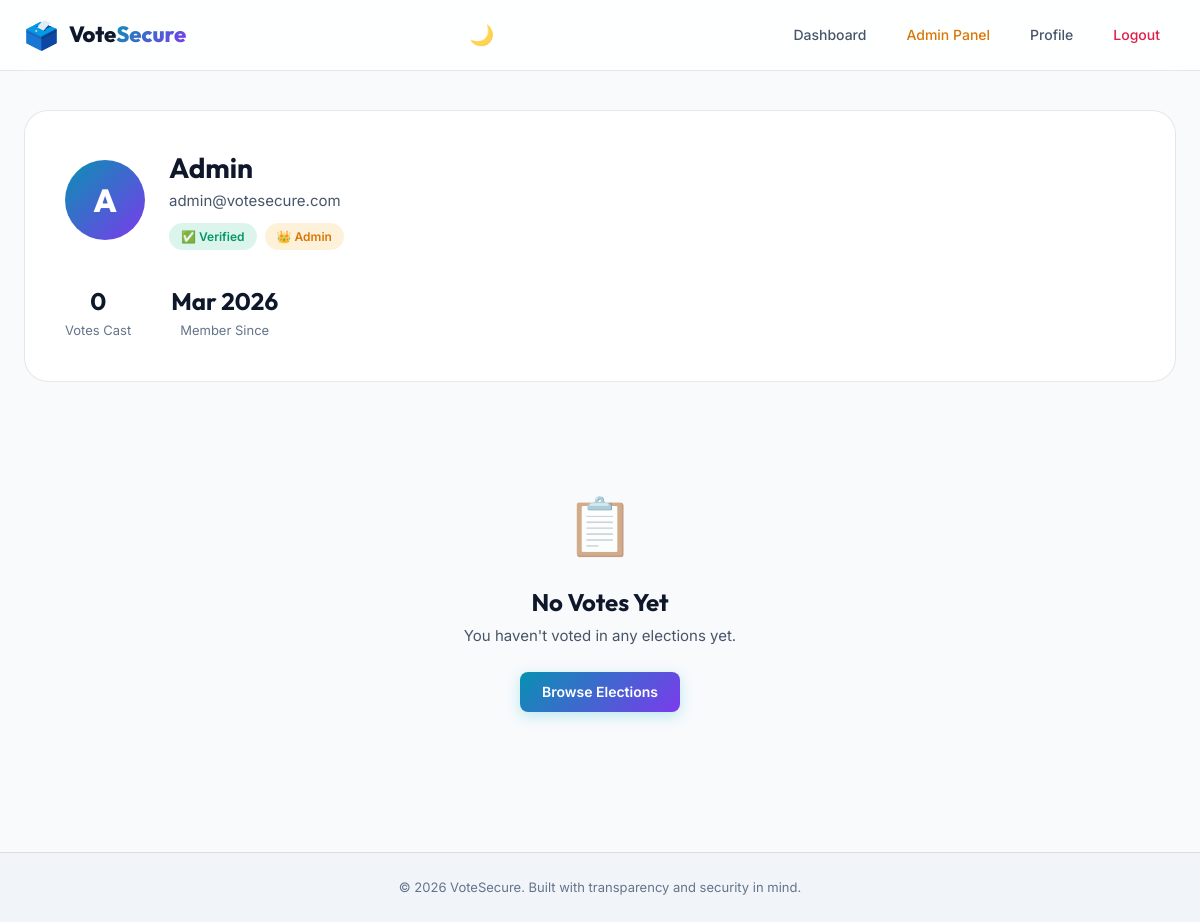
Screenshot of /profile (signed in) with the database file from the repository.
### models.py (models this page shows, shortened)
class User(UserMixin, db.Model):
    __tablename__ = 'users'
    id = db.Column(db.Integer, primary_key=True)
    name = db.Column(db.String(100), nullable=False)
    email = db.Column(db.String(120), unique=True, nullable=False)
    password_hash = db.Column(db.String(256), nullable=False)
    is_verified = db.Column(db.Boolean, default=False)
    is_admin = db.Column(db.Boolean, default=False)
    otp_code = db.Column(db.String(6), nullable=True)
    otp_expiry = db.Column(db.DateTime, nullable=True)
    created_at = db.Column(db.DateTime, default=datetime.utcnow)
    votes = db.relationship('Vote', backref='voter', lazy=True)

### app.py (the view)
@app.route('/profile')
@login_required
def profile():
    user_votes = Vote.query.filter_by(user_id=current_user.id).all()
    return render_template('profile.html', user_votes=user_votes)

### app.py (called while the page is built)
@login_manager.user_loader
def load_user(user_id):
    return User.query.get(int(user_id))

### templates/profile.html (shortened to what this page needs)
{% extends "base.html" %}
{% block content %}
<section class="profile-section">
    <div class="container">
        <div class="profile-card">
            <div class="profile-header">
                <div class="profile-avatar">
                    {{ current_user.name[0] }}
                </div>
                <div class="profile-info">
                    <h1>{{ current_user.name }}</h1>
                    <p class="profile-email">{{ current_user.email }}</p>
                    <div class="profile-badges">
                        {% if current_user.is_verified %}
                            <span class="badge badge-success">✅ Verified</span>
                        {% endif %}
                        {% if current_user.is_admin %}
                            <span class="badge badge-admin">👑 Admin</span>
                        {% endif %}
                    </div>
                </div>
            </div>
            <div class="profile-stats-row">
                <div class="profile-stat">
                    <span class="stat-num">{{ user_votes|length }}</span>
                    <span class="stat-lbl">Votes Cast</span>
                </div>
                <div class="profile-stat">
                    <span class="stat-num">{{ current_user.created_at.strftime('%b %Y') }}</span>
                    <span class="stat-lbl">Member Since</span>
                </div>
            </div>
        </div>
        {% if user_votes %}
        <div class="voting-history">
            <h2 class="section-heading">Voting History</h2>
            <div class="history-grid">
                {% for v in user_votes %}
                <div class="history-card">
                    <div class="history-icon">🗳️</div>
                    <div class="history-details">
                        <h4>{{ v.election.title }}</h4>
                        <p>Voted for: <strong>{{ v.candidate.name }}</strong></p>
                        <span class="history-date">{{ v.voted_at.strftime('%b %d, %Y at %I:%M %p') }}</span>
                    </div>
                    <a href="{{ url_for('results', election_id=v.election_id) }}" class="btn btn-ghost btn-sm">View Results</a>
                </div>
                {% endfor %}
            </div>
        </div>
        {% else %}
        <div class="empty-state">
            <div class="empty-icon">📋</div>
            <h2>No Votes Yet</h2>
            <p>You haven't voted in any elections yet.</p>
            <a href="{{ url_for('dashboard') }}" class="btn btn-primary">Browse Elections</a>
        </div>
        {% endif %}
    </div>
</section>
{% endblock %}

### static/css/style.css (style rules this page uses)
:root { --bg-primary: #f8fafc; --bg-secondary: #f1f5f9; --bg-card: rgba(255, 255, 255, 0.9); --bg-input: rgba(255, 255, 255, 0.8); --text-primary: #0f172a; --text-secondary: #475569; --text-muted: #64748b; --accent-cyan: #0891b2; --accent-violet: #7c3aed; --accent-emerald: #059669; --accent-amber: #d97706; --accent-rose: #e11d48; --gradient-primary: linear-gradient(135deg, #0891b2, #7c3aed); --border-color: rgba(15, 23, 42, 0.1); --border-accent: rgba(8, 145, 178, 0.3); --shadow-md: 0 4px 16px rgba(15, 23, 42, 0.05); --shadow-lg: 0 8px 32px rgba(15, 23, 42, 0.08); --shadow-glow: 0 0 30px rgba(8, 145, 178, 0.2); --bg-nav: rgba(255, 255, 255, 0.85); --bg-nav-menu: rgba(248, 250, 252, 0.98); --bg-hover: rgba(241, 245, 249, 0.5); --bg-hover-strong: rgba(241, 245, 249, 0.8); --bg-table-header: rgba(241, 245, 249, 0.6); --bg-table-hover: rgba(241, 245, 249, 0.4); --bg-hero: linear-gradient(160deg, #f8fafc 0%, #f1f5f9 40%, #e2e8f0 100%); --radius-sm: 8px; --radius-md: 12px; --radius-lg: 16px; --radius-xl: 24px; --transition-fast: 0.2s ease; --transition-normal: 0.3s ease; }
*, *::before, *::after { margin: 0; padding: 0; box-sizing: border-box; }
html { scroll-behavior: smooth; }
body { font-family: 'Inter', -apple-system, sans-serif; background: var(--bg-primary); color: var(--text-primary); line-height: 1.6; min-height: 100vh; overflow-x: hidden; -webkit-font-smoothing: antialiased; }
h1,h2,h3,h4,h5,h6 { font-family: 'Outfit','Inter',sans-serif; font-weight: 700; line-height: 1.2; }
a { color: var(--accent-cyan); text-decoration: none; transition: color var(--transition-fast); }
.container { max-width: 1200px; margin: 0 auto; padding: 0 24px; }
.btn { display: inline-flex; align-items: center; justify-content: center; gap: 8px; padding: 10px 22px; border: none; border-radius: var(--radius-sm); font-family: 'Inter',sans-serif; font-size: 14px; font-weight: 600; cursor: pointer; transition: all var(--transition-fast); text-decoration: none; line-height: 1.4; white-space: nowrap; }
.btn-primary { background: var(--gradient-primary); color: #fff; box-shadow: 0 4px 14px rgba(6,182,212,0.25); }
.profile-section { padding: 40px 0 80px; }
.profile-card { background: var(--bg-card); border: 1px solid var(--border-color); border-radius: var(--radius-xl); padding: 40px; margin-bottom: 40px; }
.profile-header { display: flex; align-items: center; gap: 24px; margin-bottom: 32px; flex-wrap: wrap; }
.profile-avatar { width: 80px; height: 80px; border-radius: 50%; background: var(--gradient-primary); display: flex; align-items: center; justify-content: center; font-size: 32px; font-weight: 800; font-family: 'Outfit',sans-serif; color: #fff; flex-shrink: 0; }
.profile-info h1 { font-size: 28px; margin-bottom: 4px; }
.profile-email { color: var(--text-secondary); font-size: 15px; margin-bottom: 10px; }
.profile-badges { display: flex; gap: 8px; }
.badge { padding: 4px 12px; border-radius: 100px; font-size: 12px; font-weight: 600; }
.badge-success { background: rgba(16,185,129,0.15); color: var(--accent-emerald); }
.badge-admin { background: rgba(245,158,11,0.15); color: var(--accent-amber); }
.profile-stats-row { display: flex; gap: 40px; flex-wrap: wrap; }
.profile-stat { text-align: center; }
.stat-num { display: block; font-family: 'Outfit',sans-serif; font-size: 24px; font-weight: 700; }
.stat-lbl { display: block; font-size: 13px; color: var(--text-muted); }
.empty-state { text-align: center; padding: 60px 24px; }
.empty-icon { font-size: 56px; margin-bottom: 16px; opacity: 0.6; }
.empty-state h2 { font-size: 24px; margin-bottom: 8px; }
.empty-state p { color: var(--text-secondary); font-size: 15px; margin-bottom: 24px; }

### rows the page displays
User: name "A", name "Admin", email "admin@votesecure.com", created_at "Mar 2026"

### other values shown
{{ user_votes|length }} "0"
